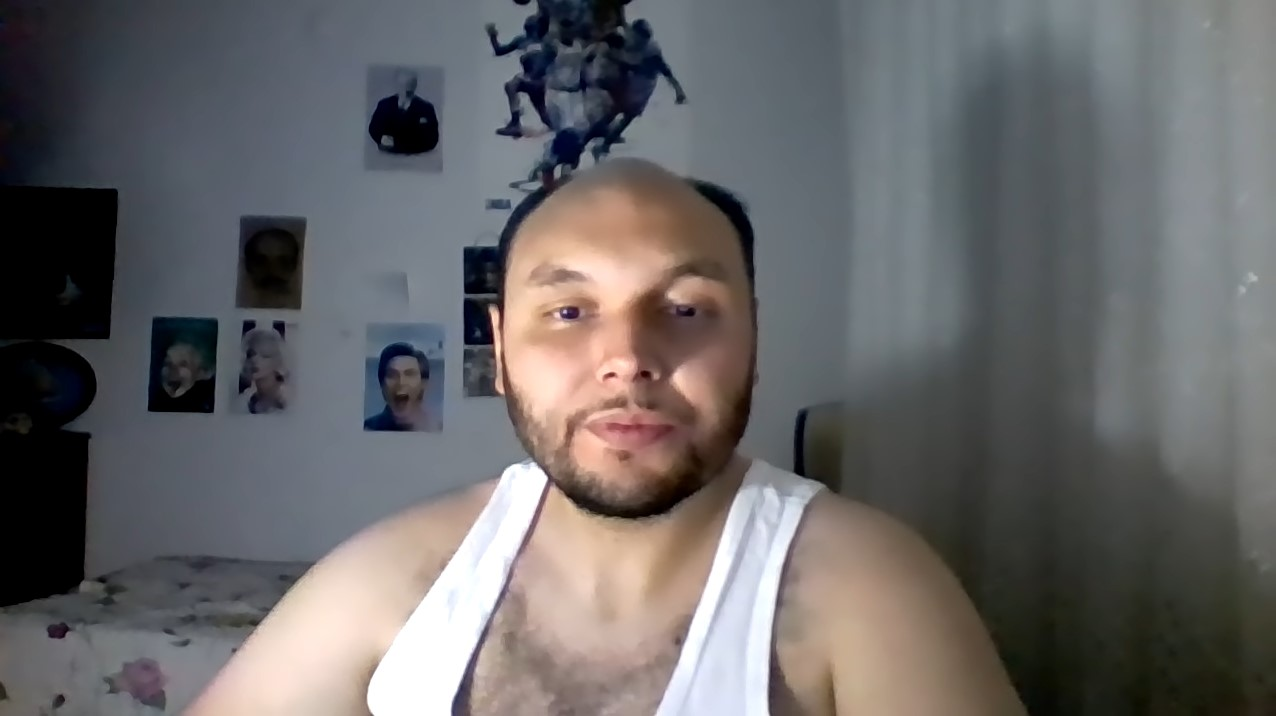
#> input picture 50_çoklu_kisi_tanima_zaman_ile_kayıt/photo.jpg, 1276 x 716 px, found by its file name
$ python 51_android_telden_video_alma.py
#> lines starting #> are read from the running program, lines starting #| are printed output that depends on the picture
import cv2
import numpy as np
import  requests

url="http://192.168.18.208:8080/photo.jpg"
#android telefondan giriş yapıp IP Webcam adlı uygulamayı indir
#ardından uygulamayı açıp en altta yer alan start server butonuna bas
#açılan pencerede alt bölümde yazan ıp adresini tarayıcıya gir 192.168.18.208:8080 bendeki adres
#açılan sekmede takephoto adlı butona bas alt bölümde yer alıyor kameranın altında
#sonra urlde yer alan kodu kopyala ve python kodunda url adresine yapıştır
while True:
    img_resp=requests.get(url)
    arr=np.array(bytearray(img_resp.content),dtype=np.uint8)
    img=cv2.imdecode(arr,cv2.IMREAD_COLOR)
#> img is the input picture: shape (716, 1276, 3); mean B, G, R 103.8, 103, 104.8
    img=cv2.resize(img,(800,600))
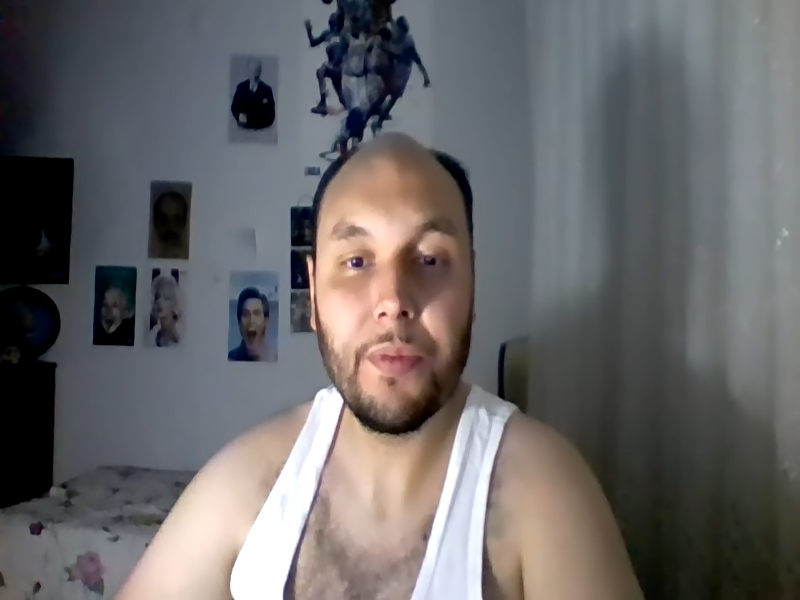
#> img: shape (600, 800, 3); mean B, G, R 103.7, 102.9, 104.8
    cv2.imshow("1",img)

    if cv2.waitKey(1) & 0xFF==ord("q"):
#> (key q is pressed here)
        break

cv2.destroyAllWindows()
